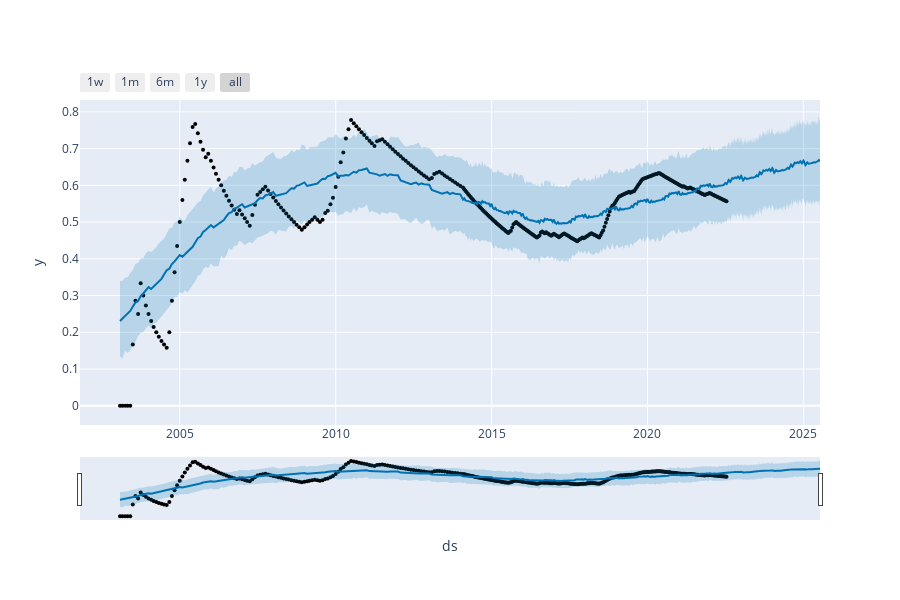

Source (notebook cell):
### Code cell
plot_plotly(modeloProphet, pronosticos)

### Figure 1 — Plotly figure (JSON) as saved in the notebook; plotly's stock layout.template omitted (floating-point values rounded to 4 significant figures; data arrays with more than 128 entries replaced by an {"elided": "..."} marker saying what was removed)
{"data": [{"marker": {"color": "black", "size": 4}, "mode": "markers", "name": "Actual", "type": "scatter", "x": {"elided": "336 str values"}, "y": {"elided": "336 float values"}}, {"hoverinfo": "skip", "line": {"width": 0}, "mode": "lines", "type": "scatter", "x": {"elided": "1431 str values"}, "y": {"elided": "1431 float values"}}, {"fill": "tonexty", "fillcolor": "rgba(0, 114, 178, 0.2)", "line": {"color": "#0072B2", "width": 2}, "mode": "lines", "name": "Predicted", "type": "scatter", "x": {"elided": "1431 str values"}, "y": {"elided": "1431 float values"}}, {"fill": "tonexty", "fillcolor": "rgba(0, 114, 178, 0.2)", "hoverinfo": "skip", "line": {"width": 0}, "mode": "lines", "type": "scatter", "x": {"elided": "1431 str values"}, "y": {"elided": "1431 float values"}}], "layout": {"height": 600, "showlegend": false, "width": 900, "xaxis": {"rangeselector": {"buttons": [{"count": 7, "label": "1w", "step": "day", "stepmode": "backward"}, {"count": 1, "label": "1m", "step": "month", "stepmode": "backward"}, {"count": 6, "label": "6m", "step": "month", "stepmode": "backward"}, {"count": 1, "label": "1y", "step": "year", "stepmode": "backward"}, {"step": "all"}]}, "rangeslider": {"visible": true}, "title": {"text": "ds"}, "type": "date"}, "yaxis": {"title": {"text": "y"}}}}
